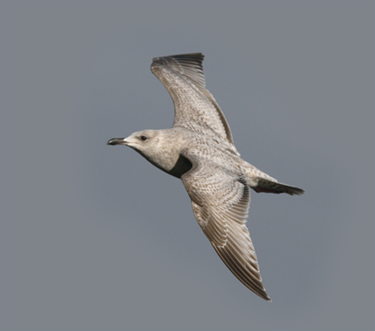
%> input picture Project_1_Image_Filtering_and_Hybrid_Image/data/bird.bmp, 375 x 331 px
$ octave Test_MyImfilter_Fast_Bird.m   (GNU Octave 9; MATLAB toolbox functions it lacks are replaced by stand-ins)
%> lines starting %> are read from the running program, lines starting %| are printed output that depends on the picture
### Project 1 Image Filtering and Hybrid Image/code/my_imfilter_fast.m
function output = my_imfilter_fast(image, filter)
% This function is intended to behave like the built in function imfilter()
% See 'help imfilter' or 'help conv2'. While terms like "filtering" and
% "convolution" might be used interchangeably, and they are indeed nearly
% the same thing, there is a difference:
% from 'help filter2'
%    2-D correlation is related to 2-D convolution by a 180 degree rotation
%    of the filter matrix.

% Your function should work for color images. Simply filter each color
% channel independently.

% Your function should work for filters of any width and height
% combination, as long as the width and height are odd (e.g. 1, 7, 9). This
% restriction makes it unambigious which pixel in the filter is the center
% pixel.

% Boundary handling can be tricky. The filter can't be centered on pixels
% at the image boundary without parts of the filter being out of bounds. If
% you look at 'help conv2' and 'help imfilter' you see that they have
% several options to deal with boundaries. You should simply recreate the
% default behavior of imfilter -- pad the input image with zeros, and
% return a filtered image which matches the input resolution. A better
% approach is to mirror the image content over the boundaries for padding.

% % Uncomment if you want to simply call imfilter so you can see the desired
% % behavior. When you write your actual solution, you can't use imfilter,
% % filter2, conv2, etc. Simply loop over all the pixels and do the actual
% % computation. It might be slow.
% output = imfilter(image, filter);


%%%%%%%%%%%%%%%%
% Your code here
%%%%%%%%%%%%%%%%

%Padding%
[m,n]=size(filter);
[x,y,z]=size(image);
image_padding=zeros(x+m-1,y+n-1,z);

%% Time for Padding 0.016 sec %%
% [9 lines of commented-out code are left out]
%%%%%%%%%%%%%%%%%%%%%%%%%%%%%%%%
%% Time for Padding 0.012 sec %%
%tic;
image_padding=padarray(image,[(m-1)/2,(n-1)/2]);
%toc

output=zeros(x,y,z);
%% Time for Convolution 6.88 sec %%
% [13 lines of commented-out code are left out]

%%%%%%%%%%%%%%%%%%%%%%%%%%%%%%%%%

%tic;
[U,S,V]=svd(filter);
R=rank(S);

if R==1
    h1=U(:,1)*sqrt(S(1,1));
    h2=sqrt(S(1,1))*V(:,1)';
    output=my_imfilter(my_imfilter(image,h1),h2);
    %fprintf('R==1');
else
    output=my_imfilter(image,filter);
end

%toc

### Project 1 Image Filtering and Hybrid Image/code/my_imfilter.m
function output = my_imfilter(image, filter)
% This function is intended to behave like the built in function imfilter()
% See 'help imfilter' or 'help conv2'. While terms like "filtering" and
% "convolution" might be used interchangeably, and they are indeed nearly
% the same thing, there is a difference:
% from 'help filter2'
%    2-D correlation is related to 2-D convolution by a 180 degree rotation
%    of the filter matrix.

% Your function should work for color images. Simply filter each color
% channel independently.

% Your function should work for filters of any width and height
% combination, as long as the width and height are odd (e.g. 1, 7, 9). This
% restriction makes it unambigious which pixel in the filter is the center
% pixel.

% Boundary handling can be tricky. The filter can't be centered on pixels
% at the image boundary without parts of the filter being out of bounds. If
% you look at 'help conv2' and 'help imfilter' you see that they have
% several options to deal with boundaries. You should simply recreate the
% default behavior of imfilter -- pad the input image with zeros, and
% return a filtered image which matches the input resolution. A better
% approach is to mirror the image content over the boundaries for padding.

% % Uncomment if you want to simply call imfilter so you can see the desired
% % behavior. When you write your actual solution, you can't use imfilter,
% % filter2, conv2, etc. Simply loop over all the pixels and do the actual
% % computation. It might be slow.
% output = imfilter(image, filter);


%%%%%%%%%%%%%%%%
% Your code here
%%%%%%%%%%%%%%%%

%Padding%
[m,n]=size(filter);
[x,y,z]=size(image);
image_padding=zeros(x+m-1,y+n-1,z);

%% Time for Padding 0.016 sec %%
% [9 lines of commented-out code are left out]
%%%%%%%%%%%%%%%%%%%%%%%%%%%%%%%%
%% Time for Padding 0.012 sec %%
%tic;
image_padding=padarray(image,[(m-1)/2,(n-1)/2]);
%toc

output=zeros(x,y,z);
%% Time for Convolution 6.88 sec %%
%tic;
for a=1:x
    for b=1:y
        for c=1:z
            for d=1:m
                for e=1:n
                    output(a,b,c)=output(a,b,c)+image_padding(a+d-1,b+e-1,c)*filter(d,e);
                end
            end
        end
    end
end
%toc
%%%%%%%%%%%%%%%%%%%%%%%%%%%%%%%%%

### Project 1 Image Filtering and Hybrid Image/code/Test_MyImfilter_Fast_Bird.m
% this script has test cases to help you test my_imfilter() which you will
% write. You should verify that you get reasonable output here before using
% your filtering to construct a hybrid image in proj1.m. The outputs are
% all saved and you can include them in your writeup. You can add calls to
% imfilter() if you want to check that my_imfilter() is doing something
% similar.
clear all
close all
tic;
%% Setup
test_image = im2single(imread('../data/bird.bmp'));
test_image = imresize(test_image, 0.7, 'bilinear'); %resizing to speed up testing
%> test_image: size 232x263x3 single
figure(1)
imshow(test_image)

%% Identify filter
%This filter should do nothing regardless of the padding method you use.
identity_filter = [0 0 0; 0 1 0; 0 0 0];

identity_image  = my_imfilter_fast(test_image, identity_filter);
%> in my_imfilter_fast, `image_padding=padarray(image,[(m-1)/2,(n-1)/2]);`:
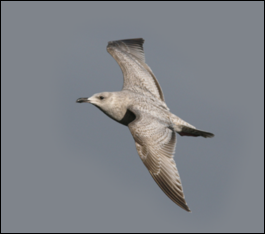
%> image_padding: size 234x265x3 single; mean R, G, B 0.493, 0.507, 0.528

figure(2); imshow(identity_image);
imwrite(identity_image, './Bird/identity_image.jpg', 'quality', 95);

%% Small blur with a box filter
%This filter should remove some high frequencies
blur_filter = [1 1 1; 1 1 1; 1 1 1];

blur_filter = blur_filter / sum(sum(blur_filter)); %making the filter sum to 1

blur_image = my_imfilter_fast(test_image,blur_filter);
%> call 3 of my_imfilter, with filter = [-0.333; -0.333; -0.333]
%> after the loop in my_imfilter (call 3), `for a=1:x`:
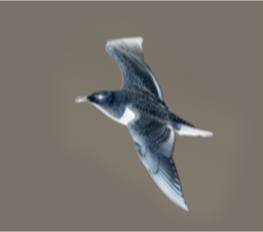
%> output: size 232x263x3 double; mean R, G, B -0.499, -0.513, -0.535; drawn with min black and max white
%> (the run ends here)
